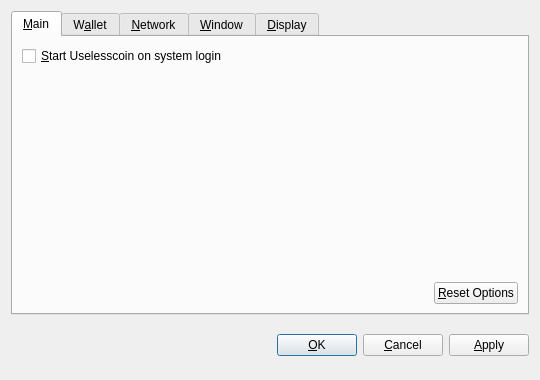
<?xml version="1.0" encoding="UTF-8"?>
<ui version="4.0">
 <class>OptionsDialog</class>
 <widget class="QDialog" name="OptionsDialog">
  <property name="geometry">
   <rect>
    <x>0</x>
    <y>0</y>
    <width>540</width>
    <height>380</height>
   </rect>
  </property>
  <property name="windowTitle">
   <string>Options</string>
  </property>
  <property name="modal">
   <bool>true</bool>
  </property>
  <layout class="QVBoxLayout" name="verticalLayout">
   <item>
    <widget class="QTabWidget" name="tabWidget">
     <property name="tabPosition">
      <enum>QTabWidget::North</enum>
     </property>
     <property name="currentIndex">
      <number>0</number>
     </property>
     <widget class="QWidget" name="tabMain">
      <attribute name="title">
       <string>&amp;Main</string>
      </attribute>
      <layout class="QVBoxLayout" name="verticalLayout_Main">
       <item>
        <widget class="QCheckBox" name="bitcoinAtStartup">
         <property name="toolTip">
          <string>Automatically start Uselesscoin after logging in to the system.</string>
         </property>
         <property name="text">
          <string>&amp;Start Uselesscoin on system login</string>
         </property>
        </widget>
       </item>
       <item>
        <spacer name="verticalSpacer_Main">
         <property name="orientation">
          <enum>Qt::Vertical</enum>
         </property>
         <property name="sizeHint" stdset="0">
          <size>
           <width>20</width>
           <height>40</height>
          </size>
         </property>
        </spacer>
       </item>
       <item>
        <layout class="QHBoxLayout" name="horizontalLayout_2_Main">
         <item>
          <spacer name="horizontalSpacer_2_Main">
           <property name="orientation">
            <enum>Qt::Horizontal</enum>
           </property>
           <property name="sizeHint" stdset="0">
            <size>
             <width>40</width>
             <height>20</height>
            </size>
           </property>
          </spacer>
         </item>
         <item>
          <widget class="QPushButton" name="resetButton">
           <property name="toolTip">
            <string>Reset all client options to default.</string>
           </property>
           <property name="text">
            <string>&amp;Reset Options</string>
           </property>
           <property name="autoDefault">
            <bool>false</bool>
           </property>
          </widget>
         </item>
        </layout>
       </item>
      </layout>
     </widget>
     <widget class="QWidget" name="tabWallet">
      <attribute name="title">
       <string>W&amp;allet</string>
      </attribute>
      <layout class="QVBoxLayout" name="verticalLayout_Network">
       <item>
        <widget class="QLabel" name="transactionFeeInfoLabel">
         <property name="text">
          <string>Optional transaction fee per kB that helps make sure your transactions are processed quickly. Most transactions are 1 kB.</string>
         </property>
         <property name="textFormat">
          <enum>Qt::PlainText</enum>
         </property>
         <property name="wordWrap">
          <bool>true</bool>
         </property>
        </widget>
       </item>
       <item>
        <layout class="QHBoxLayout" name="horizontalLayout_1_Main">
         <item>
          <widget class="QLabel" name="transactionFeeLabel">
           <property name="text">
            <string>Pay transaction &amp;fee</string>
           </property>
           <property name="textFormat">
            <enum>Qt::PlainText</enum>
           </property>
           <property name="buddy">
            <cstring>transactionFee</cstring>
           </property>
          </widget>
         </item>
         <item>
          <widget class="BitcoinAmountField" name="transactionFee"/>
         </item>
         <item>
          <spacer name="horizontalSpacer_1_Main">
           <property name="orientation">
            <enum>Qt::Horizontal</enum>
           </property>
           <property name="sizeHint" stdset="0">
            <size>
             <width>40</width>
             <height>20</height>
            </size>
           </property>
          </spacer>
         </item>
        </layout>
       </item>
       <item>
        <widget class="QLabel" name="label">
         <property name="text">
          <string>If you disable the spending of unconfirmed change, the change from a transaction cannot be used until that transaction has at least one confirmation. This also affects how your balance is computed.</string>
         </property>
         <property name="wordWrap">
          <bool>true</bool>
         </property>
        </widget>
       </item>
       <item>
        <widget class="QCheckBox" name="spendZeroConfChange">
         <property name="text">
          <string>Spend unconfirmed change  (experts only)</string>
         </property>
        </widget>
       </item>
       <item>
        <spacer name="verticalSpacer">
         <property name="orientation">
          <enum>Qt::Vertical</enum>
         </property>
         <property name="sizeHint" stdset="0">
          <size>
           <width>20</width>
           <height>40</height>
          </size>
         </property>
        </spacer>
       </item>
      </layout>
     </widget>
     <widget class="QWidget" name="tabNetwork">
      <attribute name="title">
       <string>&amp;Network</string>
      </attribute>
      <layout class="QVBoxLayout" name="verticalLayout_Network">
       <item>
        <widget class="QCheckBox" name="mapPortUpnp">
         <property name="toolTip">
          <string>Automatically open the Uselesscoin client port on the router. This only works when your router supports UPnP and it is enabled.</string>
         </property>
         <property name="text">
          <string>Map port using &amp;UPnP</string>
         </property>
        </widget>
       </item>
       <item>
        <widget class="QCheckBox" name="connectSocks">
         <property name="toolTip">
          <string>Connect to the Uselesscoin network through a SOCKS proxy (e.g. when connecting through Tor).</string>
         </property>
         <property name="text">
          <string>&amp;Connect through SOCKS proxy:</string>
         </property>
        </widget>
       </item>
       <item>
        <layout class="QHBoxLayout" name="horizontalLayout_Network">
         <item>
          <widget class="QLabel" name="proxyIpLabel">
           <property name="text">
            <string>Proxy &amp;IP:</string>
           </property>
           <property name="textFormat">
            <enum>Qt::PlainText</enum>
           </property>
           <property name="buddy">
            <cstring>proxyIp</cstring>
           </property>
          </widget>
         </item>
         <item>
          <widget class="QValidatedLineEdit" name="proxyIp">
           <property name="maximumSize">
            <size>
             <width>140</width>
             <height>16777215</height>
            </size>
           </property>
           <property name="toolTip">
            <string>IP address of the proxy (e.g. 127.0.0.1)</string>
           </property>
          </widget>
         </item>
         <item>
          <widget class="QLabel" name="proxyPortLabel">
           <property name="text">
            <string>&amp;Port:</string>
           </property>
           <property name="textFormat">
            <enum>Qt::PlainText</enum>
           </property>
           <property name="buddy">
            <cstring>proxyPort</cstring>
           </property>
          </widget>
         </item>
         <item>
          <widget class="QLineEdit" name="proxyPort">
           <property name="maximumSize">
            <size>
             <width>55</width>
             <height>16777215</height>
            </size>
           </property>
           <property name="toolTip">
            <string>Port of the proxy (e.g. 9050)</string>
           </property>
          </widget>
         </item>
         <item>
          <widget class="QLabel" name="socksVersionLabel">
           <property name="text">
            <string>SOCKS &amp;Version:</string>
           </property>
           <property name="textFormat">
            <enum>Qt::PlainText</enum>
           </property>
           <property name="buddy">
            <cstring>socksVersion</cstring>
           </property>
          </widget>
         </item>
         <item>
          <widget class="QValueComboBox" name="socksVersion">
           <property name="toolTip">
            <string>SOCKS version of the proxy (e.g. 5)</string>
           </property>
          </widget>
         </item>
         <item>
          <spacer name="horizontalSpacer_Network">
           <property name="orientation">
            <enum>Qt::Horizontal</enum>
           </property>
           <property name="sizeHint" stdset="0">
            <size>
             <width>40</width>
             <height>20</height>
            </size>
           </property>
          </spacer>
         </item>
        </layout>
       </item>
       <item>
        <spacer name="verticalSpacer_Network">
         <property name="orientation">
          <enum>Qt::Vertical</enum>
         </property>
         <property name="sizeHint" stdset="0">
          <size>
           <width>20</width>
           <height>40</height>
          </size>
         </property>
        </spacer>
       </item>
      </layout>
     </widget>
     <widget class="QWidget" name="tabWindow">
      <attribute name="title">
       <string>&amp;Window</string>
      </attribute>
      <layout class="QVBoxLayout" name="verticalLayout_Window">
       <item>
        <widget class="QCheckBox" name="minimizeToTray">
         <property name="toolTip">
          <string>Show only a tray icon after minimizing the window.</string>
         </property>
         <property name="text">
          <string>&amp;Minimize to the tray instead of the taskbar</string>
         </property>
        </widget>
       </item>
       <item>
        <widget class="QCheckBox" name="minimizeOnClose">
         <property name="toolTip">
          <string>Minimize instead of exit the application when the window is closed. When this option is enabled, the application will be closed only after selecting Quit in the menu.</string>
         </property>
         <property name="text">
          <string>M&amp;inimize on close</string>
         </property>
        </widget>
       </item>
       <item>
        <spacer name="verticalSpacer_Window">
         <property name="orientation">
          <enum>Qt::Vertical</enum>
         </property>
         <property name="sizeHint" stdset="0">
          <size>
           <width>20</width>
           <height>40</height>
          </size>
         </property>
        </spacer>
       </item>
      </layout>
     </widget>
     <widget class="QWidget" name="tabDisplay">
      <attribute name="title">
       <string>&amp;Display</string>
      </attribute>
      <layout class="QVBoxLayout" name="verticalLayout_Display">
       <item>
        <layout class="QHBoxLayout" name="horizontalLayout_1_Display">
         <item>
          <widget class="QLabel" name="langLabel">
           <property name="text">
            <string>User Interface &amp;language:</string>
           </property>
           <property name="textFormat">
            <enum>Qt::PlainText</enum>
           </property>
           <property name="buddy">
            <cstring>lang</cstring>
           </property>
          </widget>
         </item>
         <item>
          <widget class="QValueComboBox" name="lang">
           <property name="toolTip">
            <string>The user interface language can be set here. This setting will take effect after restarting Uselesscoin.</string>
           </property>
          </widget>
         </item>
        </layout>
       </item>
       <item>
        <layout class="QHBoxLayout" name="horizontalLayout_2_Display">
         <item>
          <widget class="QLabel" name="unitLabel">
           <property name="text">
            <string>&amp;Unit to show amounts in:</string>
           </property>
           <property name="textFormat">
            <enum>Qt::PlainText</enum>
           </property>
           <property name="buddy">
            <cstring>unit</cstring>
           </property>
          </widget>
         </item>
         <item>
          <widget class="QValueComboBox" name="unit">
           <property name="toolTip">
            <string>Choose the default subdivision unit to show in the interface and when sending coins.</string>
           </property>
          </widget>
         </item>
        </layout>
       </item>
       <item>
        <widget class="QCheckBox" name="displayAddresses">
         <property name="toolTip">
          <string>Whether to show Uselesscoin addresses in the transaction list or not.</string>
         </property>
         <property name="text">
          <string>&amp;Display addresses in transaction list</string>
         </property>
        </widget>
       </item>
       <item>
        <widget class="QCheckBox" name="coinControlFeatures">
         <property name="toolTip">
          <string>Whether to show coin control features or not.</string>
         </property>
         <property name="text">
          <string>Display coin &amp;control features (experts only!)</string>
         </property>
        </widget>
       </item>
       <item>
        <spacer name="verticalSpacer_Display">
         <property name="orientation">
          <enum>Qt::Vertical</enum>
         </property>
         <property name="sizeHint" stdset="0">
          <size>
           <width>20</width>
           <height>40</height>
          </size>
         </property>
        </spacer>
       </item>
      </layout>
     </widget>
    </widget>
   </item>
   <item>
    <layout class="QHBoxLayout" name="horizontalLayout_Buttons">
     <item>
      <spacer name="horizontalSpacer_1">
       <property name="orientation">
        <enum>Qt::Horizontal</enum>
       </property>
       <property name="sizeHint" stdset="0">
        <size>
         <width>40</width>
         <height>48</height>
        </size>
       </property>
      </spacer>
     </item>
     <item>
      <widget class="QLabel" name="statusLabel">
       <property name="font">
        <font>
         <weight>75</weight>
         <bold>true</bold>
        </font>
       </property>
       <property name="text">
        <string/>
       </property>
       <property name="textFormat">
        <enum>Qt::PlainText</enum>
       </property>
       <property name="wordWrap">
        <bool>true</bool>
       </property>
      </widget>
     </item>
     <item>
      <spacer name="horizontalSpacer_2">
       <property name="orientation">
        <enum>Qt::Horizontal</enum>
       </property>
       <property name="sizeHint" stdset="0">
        <size>
         <width>40</width>
         <height>48</height>
        </size>
       </property>
      </spacer>
     </item>
     <item>
      <widget class="QPushButton" name="okButton">
       <property name="text">
        <string>&amp;OK</string>
       </property>
      </widget>
     </item>
     <item>
      <widget class="QPushButton" name="cancelButton">
       <property name="text">
        <string>&amp;Cancel</string>
       </property>
       <property name="autoDefault">
        <bool>false</bool>
       </property>
      </widget>
     </item>
     <item>
      <widget class="QPushButton" name="applyButton">
       <property name="text">
        <string>&amp;Apply</string>
       </property>
       <property name="autoDefault">
        <bool>false</bool>
       </property>
      </widget>
     </item>
    </layout>
   </item>
  </layout>
 </widget>
 <customwidgets>
  <customwidget>
   <class>BitcoinAmountField</class>
   <extends>QSpinBox</extends>
   <header>bitcoinamountfield.h</header>
  </customwidget>
  <customwidget>
   <class>QValueComboBox</class>
   <extends>QComboBox</extends>
   <header>qvaluecombobox.h</header>
  </customwidget>
  <customwidget>
   <class>QValidatedLineEdit</class>
   <extends>QLineEdit</extends>
   <header>qvalidatedlineedit.h</header>
  </customwidget>
 </customwidgets>
 <resources/>
 <connections/>
</ui>
